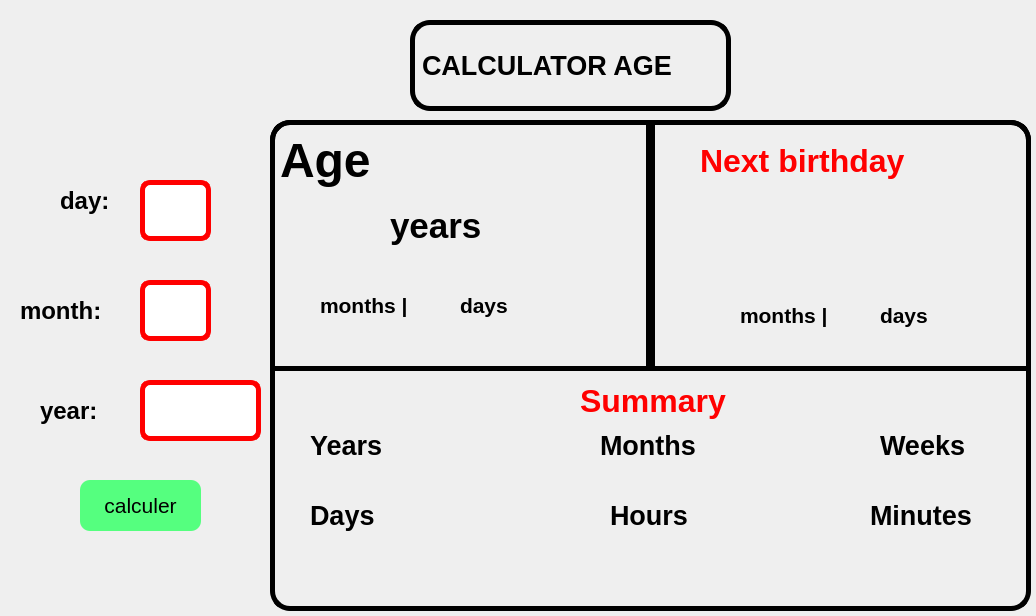
<?xml version="1.0" encoding="UTF-8"?>
<ui version="4.0">
 <class>Form</class>
 <widget class="QWidget" name="Form">
  <property name="geometry">
   <rect>
    <x>0</x>
    <y>0</y>
    <width>1036</width>
    <height>616</height>
   </rect>
  </property>
  <property name="windowTitle">
   <string>Form</string>
  </property>
  <widget class="QLabel" name="bm_2">
   <property name="geometry">
    <rect>
     <x>0</x>
     <y>0</y>
     <width>1201</width>
     <height>821</height>
    </rect>
   </property>
   <property name="styleSheet">
    <string notr="true">background-image: url(:/newPrefix/czNmcy1wcml2YXRlL3Jhd3BpeGVsX2ltYWdlcy93ZWJzaXRlX2NvbnRlbnQvbHIvdjU0NmJhdGNoMy1teW50LTM0LWJhZGdld2F0ZXJjb2xvcl8xLmpwZw.webp);
border-image: url(:/newPrefix/czNmcy1wcml2YXRlL3Jhd3BpeGVsX2ltYWdlcy93ZWJzaXRlX2NvbnRlbnQvbHIvdjU0NmJhdGNoMy1teW50LTM0LWJhZGdld2F0ZXJjb2xvcl8xLmpwZw.webp);</string>
   </property>
   <property name="frameShadow">
    <enum>QFrame::Plain</enum>
   </property>
   <property name="text">
    <string/>
   </property>
   <property name="textFormat">
    <enum>Qt::AutoText</enum>
   </property>
  </widget>
  <widget class="QLabel" name="label_2">
   <property name="geometry">
    <rect>
     <x>410</x>
     <y>20</y>
     <width>321</width>
     <height>91</height>
    </rect>
   </property>
   <property name="font">
    <font>
     <family>Nirmala UI</family>
     <pointsize>20</pointsize>
     <weight>75</weight>
     <bold>true</bold>
    </font>
   </property>
   <property name="autoFillBackground">
    <bool>false</bool>
   </property>
   <property name="styleSheet">
    <string notr="true">border:5px solid;
border-radius:20%;

</string>
   </property>
   <property name="text">
    <string>CALCULATOR AGE</string>
   </property>
  </widget>
  <widget class="QLabel" name="label_3">
   <property name="geometry">
    <rect>
     <x>60</x>
     <y>180</y>
     <width>91</width>
     <height>41</height>
    </rect>
   </property>
   <property name="font">
    <font>
     <pointsize>18</pointsize>
     <weight>75</weight>
     <bold>true</bold>
    </font>
   </property>
   <property name="text">
    <string>day:</string>
   </property>
  </widget>
  <widget class="QLineEdit" name="bd">
   <property name="geometry">
    <rect>
     <x>140</x>
     <y>180</y>
     <width>71</width>
     <height>61</height>
    </rect>
   </property>
   <property name="font">
    <font>
     <pointsize>24</pointsize>
    </font>
   </property>
   <property name="styleSheet">
    <string notr="true">border:5px solid red;
border-radius:10%;</string>
   </property>
  </widget>
  <widget class="QLabel" name="label_4">
   <property name="geometry">
    <rect>
     <x>20</x>
     <y>290</y>
     <width>111</width>
     <height>41</height>
    </rect>
   </property>
   <property name="font">
    <font>
     <pointsize>18</pointsize>
     <weight>75</weight>
     <bold>true</bold>
    </font>
   </property>
   <property name="text">
    <string>month:</string>
   </property>
  </widget>
  <widget class="QLineEdit" name="bm">
   <property name="geometry">
    <rect>
     <x>140</x>
     <y>280</y>
     <width>71</width>
     <height>61</height>
    </rect>
   </property>
   <property name="font">
    <font>
     <pointsize>24</pointsize>
    </font>
   </property>
   <property name="styleSheet">
    <string notr="true">border:5px solid red;
border-radius:10%;</string>
   </property>
  </widget>
  <widget class="QLabel" name="label_5">
   <property name="geometry">
    <rect>
     <x>40</x>
     <y>390</y>
     <width>111</width>
     <height>41</height>
    </rect>
   </property>
   <property name="font">
    <font>
     <pointsize>18</pointsize>
     <weight>75</weight>
     <bold>true</bold>
    </font>
   </property>
   <property name="text">
    <string>year:</string>
   </property>
  </widget>
  <widget class="QLineEdit" name="by">
   <property name="geometry">
    <rect>
     <x>140</x>
     <y>380</y>
     <width>121</width>
     <height>61</height>
    </rect>
   </property>
   <property name="font">
    <font>
     <pointsize>24</pointsize>
    </font>
   </property>
   <property name="styleSheet">
    <string notr="true">border:5px solid red;
border-radius:10%;</string>
   </property>
  </widget>
  <widget class="QLabel" name="label_6">
   <property name="geometry">
    <rect>
     <x>270</x>
     <y>120</y>
     <width>761</width>
     <height>491</height>
    </rect>
   </property>
   <property name="styleSheet">
    <string notr="true">border:5px solid;
border-radius:20%;</string>
   </property>
   <property name="text">
    <string/>
   </property>
  </widget>
  <widget class="QLabel" name="label_7">
   <property name="geometry">
    <rect>
     <x>270</x>
     <y>120</y>
     <width>381</width>
     <height>251</height>
    </rect>
   </property>
   <property name="styleSheet">
    <string notr="true">border:5px solid;
border-top-left-radius:20%;
</string>
   </property>
   <property name="text">
    <string/>
   </property>
  </widget>
  <widget class="QLabel" name="label_8">
   <property name="geometry">
    <rect>
     <x>650</x>
     <y>120</y>
     <width>381</width>
     <height>251</height>
    </rect>
   </property>
   <property name="styleSheet">
    <string notr="true">border:5px solid;
border-top-right-radius:20%;
</string>
   </property>
   <property name="text">
    <string/>
   </property>
  </widget>
  <widget class="QLabel" name="label_9">
   <property name="geometry">
    <rect>
     <x>280</x>
     <y>130</y>
     <width>101</width>
     <height>61</height>
    </rect>
   </property>
   <property name="font">
    <font>
     <pointsize>36</pointsize>
     <weight>75</weight>
     <bold>true</bold>
    </font>
   </property>
   <property name="text">
    <string>Age</string>
   </property>
  </widget>
  <widget class="QLabel" name="ly">
   <property name="geometry">
    <rect>
     <x>290</x>
     <y>180</y>
     <width>131</width>
     <height>101</height>
    </rect>
   </property>
   <property name="font">
    <font>
     <pointsize>48</pointsize>
     <weight>75</weight>
     <bold>true</bold>
    </font>
   </property>
   <property name="styleSheet">
    <string notr="true">color: rgb(255, 0, 0);</string>
   </property>
   <property name="text">
    <string/>
   </property>
  </widget>
  <widget class="QLabel" name="label_11">
   <property name="geometry">
    <rect>
     <x>390</x>
     <y>190</y>
     <width>141</width>
     <height>71</height>
    </rect>
   </property>
   <property name="font">
    <font>
     <pointsize>26</pointsize>
     <weight>75</weight>
     <bold>true</bold>
    </font>
   </property>
   <property name="text">
    <string>years</string>
   </property>
  </widget>
  <widget class="QLabel" name="lm">
   <property name="geometry">
    <rect>
     <x>300</x>
     <y>280</y>
     <width>61</width>
     <height>51</height>
    </rect>
   </property>
   <property name="font">
    <font>
     <pointsize>22</pointsize>
     <weight>75</weight>
     <bold>true</bold>
    </font>
   </property>
   <property name="text">
    <string/>
   </property>
  </widget>
  <widget class="QLabel" name="label_13">
   <property name="geometry">
    <rect>
     <x>320</x>
     <y>270</y>
     <width>161</width>
     <height>71</height>
    </rect>
   </property>
   <property name="font">
    <font>
     <pointsize>16</pointsize>
     <weight>75</weight>
     <bold>true</bold>
    </font>
   </property>
   <property name="text">
    <string>months |</string>
   </property>
  </widget>
  <widget class="QLabel" name="ld">
   <property name="geometry">
    <rect>
     <x>420</x>
     <y>280</y>
     <width>61</width>
     <height>51</height>
    </rect>
   </property>
   <property name="font">
    <font>
     <pointsize>22</pointsize>
     <weight>75</weight>
     <bold>true</bold>
    </font>
   </property>
   <property name="text">
    <string/>
   </property>
  </widget>
  <widget class="QLabel" name="label_15">
   <property name="geometry">
    <rect>
     <x>460</x>
     <y>270</y>
     <width>161</width>
     <height>71</height>
    </rect>
   </property>
   <property name="font">
    <font>
     <pointsize>16</pointsize>
     <weight>75</weight>
     <bold>true</bold>
    </font>
   </property>
   <property name="text">
    <string>days</string>
   </property>
  </widget>
  <widget class="QLabel" name="label_10">
   <property name="geometry">
    <rect>
     <x>700</x>
     <y>110</y>
     <width>281</width>
     <height>101</height>
    </rect>
   </property>
   <property name="font">
    <font>
     <pointsize>24</pointsize>
     <weight>75</weight>
     <bold>true</bold>
    </font>
   </property>
   <property name="styleSheet">
    <string notr="true">color: rgb(255, 0, 0);</string>
   </property>
   <property name="text">
    <string>Next birthday</string>
   </property>
  </widget>
  <widget class="QLabel" name="r_months">
   <property name="geometry">
    <rect>
     <x>710</x>
     <y>290</y>
     <width>61</width>
     <height>51</height>
    </rect>
   </property>
   <property name="font">
    <font>
     <pointsize>22</pointsize>
     <weight>75</weight>
     <bold>true</bold>
    </font>
   </property>
   <property name="text">
    <string/>
   </property>
  </widget>
  <widget class="QLabel" name="label_16">
   <property name="geometry">
    <rect>
     <x>740</x>
     <y>280</y>
     <width>161</width>
     <height>71</height>
    </rect>
   </property>
   <property name="font">
    <font>
     <pointsize>16</pointsize>
     <weight>75</weight>
     <bold>true</bold>
    </font>
   </property>
   <property name="text">
    <string>months |</string>
   </property>
  </widget>
  <widget class="QLabel" name="r_days">
   <property name="geometry">
    <rect>
     <x>840</x>
     <y>290</y>
     <width>61</width>
     <height>51</height>
    </rect>
   </property>
   <property name="font">
    <font>
     <pointsize>22</pointsize>
     <weight>75</weight>
     <bold>true</bold>
    </font>
   </property>
   <property name="text">
    <string/>
   </property>
  </widget>
  <widget class="QLabel" name="label_18">
   <property name="geometry">
    <rect>
     <x>880</x>
     <y>280</y>
     <width>161</width>
     <height>71</height>
    </rect>
   </property>
   <property name="font">
    <font>
     <pointsize>16</pointsize>
     <weight>75</weight>
     <bold>true</bold>
    </font>
   </property>
   <property name="text">
    <string>days</string>
   </property>
  </widget>
  <widget class="QLabel" name="label_19">
   <property name="geometry">
    <rect>
     <x>580</x>
     <y>350</y>
     <width>281</width>
     <height>101</height>
    </rect>
   </property>
   <property name="font">
    <font>
     <pointsize>24</pointsize>
     <weight>75</weight>
     <bold>true</bold>
    </font>
   </property>
   <property name="styleSheet">
    <string notr="true">color: rgb(255, 0, 0);</string>
   </property>
   <property name="text">
    <string>Summary</string>
   </property>
  </widget>
  <widget class="QLabel" name="label_20">
   <property name="geometry">
    <rect>
     <x>310</x>
     <y>410</y>
     <width>101</width>
     <height>71</height>
    </rect>
   </property>
   <property name="font">
    <font>
     <pointsize>20</pointsize>
     <weight>75</weight>
     <bold>true</bold>
    </font>
   </property>
   <property name="text">
    <string>Years</string>
   </property>
  </widget>
  <widget class="QLabel" name="label_21">
   <property name="geometry">
    <rect>
     <x>600</x>
     <y>410</y>
     <width>131</width>
     <height>71</height>
    </rect>
   </property>
   <property name="font">
    <font>
     <pointsize>20</pointsize>
     <weight>75</weight>
     <bold>true</bold>
    </font>
   </property>
   <property name="text">
    <string>Months</string>
   </property>
  </widget>
  <widget class="QLabel" name="label_22">
   <property name="geometry">
    <rect>
     <x>880</x>
     <y>410</y>
     <width>121</width>
     <height>71</height>
    </rect>
   </property>
   <property name="font">
    <font>
     <pointsize>20</pointsize>
     <weight>75</weight>
     <bold>true</bold>
    </font>
   </property>
   <property name="text">
    <string>Weeks</string>
   </property>
  </widget>
  <widget class="QLabel" name="label_23">
   <property name="geometry">
    <rect>
     <x>870</x>
     <y>480</y>
     <width>131</width>
     <height>71</height>
    </rect>
   </property>
   <property name="font">
    <font>
     <pointsize>20</pointsize>
     <weight>75</weight>
     <bold>true</bold>
    </font>
   </property>
   <property name="text">
    <string>Minutes</string>
   </property>
  </widget>
  <widget class="QLabel" name="label_24">
   <property name="geometry">
    <rect>
     <x>610</x>
     <y>480</y>
     <width>101</width>
     <height>71</height>
    </rect>
   </property>
   <property name="font">
    <font>
     <pointsize>20</pointsize>
     <weight>75</weight>
     <bold>true</bold>
    </font>
   </property>
   <property name="text">
    <string>Hours</string>
   </property>
  </widget>
  <widget class="QLabel" name="label_25">
   <property name="geometry">
    <rect>
     <x>310</x>
     <y>480</y>
     <width>101</width>
     <height>71</height>
    </rect>
   </property>
   <property name="font">
    <font>
     <pointsize>20</pointsize>
     <weight>75</weight>
     <bold>true</bold>
    </font>
   </property>
   <property name="text">
    <string>Days</string>
   </property>
  </widget>
  <widget class="QLabel" name="sy">
   <property name="geometry">
    <rect>
     <x>320</x>
     <y>450</y>
     <width>91</width>
     <height>51</height>
    </rect>
   </property>
   <property name="font">
    <font>
     <pointsize>22</pointsize>
     <weight>75</weight>
     <bold>true</bold>
    </font>
   </property>
   <property name="styleSheet">
    <string notr="true">
color: rgb(0, 0, 255);</string>
   </property>
   <property name="text">
    <string/>
   </property>
  </widget>
  <widget class="QLabel" name="sm">
   <property name="geometry">
    <rect>
     <x>630</x>
     <y>460</y>
     <width>91</width>
     <height>51</height>
    </rect>
   </property>
   <property name="font">
    <font>
     <pointsize>22</pointsize>
     <weight>75</weight>
     <bold>true</bold>
    </font>
   </property>
   <property name="styleSheet">
    <string notr="true">
color: rgb(0, 0, 255);</string>
   </property>
   <property name="text">
    <string/>
   </property>
  </widget>
  <widget class="QLabel" name="sw">
   <property name="geometry">
    <rect>
     <x>880</x>
     <y>460</y>
     <width>141</width>
     <height>51</height>
    </rect>
   </property>
   <property name="font">
    <font>
     <pointsize>22</pointsize>
     <weight>75</weight>
     <bold>true</bold>
    </font>
   </property>
   <property name="styleSheet">
    <string notr="true">
color: rgb(0, 0, 255);</string>
   </property>
   <property name="text">
    <string/>
   </property>
  </widget>
  <widget class="QLabel" name="sd">
   <property name="geometry">
    <rect>
     <x>300</x>
     <y>530</y>
     <width>151</width>
     <height>51</height>
    </rect>
   </property>
   <property name="font">
    <font>
     <pointsize>22</pointsize>
     <weight>75</weight>
     <bold>true</bold>
    </font>
   </property>
   <property name="styleSheet">
    <string notr="true">
color: rgb(0, 0, 255);</string>
   </property>
   <property name="text">
    <string/>
   </property>
  </widget>
  <widget class="QLabel" name="sh">
   <property name="geometry">
    <rect>
     <x>590</x>
     <y>530</y>
     <width>191</width>
     <height>51</height>
    </rect>
   </property>
   <property name="font">
    <font>
     <pointsize>22</pointsize>
     <weight>75</weight>
     <bold>true</bold>
    </font>
   </property>
   <property name="styleSheet">
    <string notr="true">
color: rgb(0, 0, 255);</string>
   </property>
   <property name="text">
    <string/>
   </property>
  </widget>
  <widget class="QLabel" name="smi">
   <property name="geometry">
    <rect>
     <x>850</x>
     <y>530</y>
     <width>191</width>
     <height>51</height>
    </rect>
   </property>
   <property name="font">
    <font>
     <pointsize>18</pointsize>
     <weight>75</weight>
     <bold>true</bold>
    </font>
   </property>
   <property name="styleSheet">
    <string notr="true">
color: rgb(0, 0, 255);</string>
   </property>
   <property name="text">
    <string/>
   </property>
  </widget>
  <widget class="QPushButton" name="calculer">
   <property name="geometry">
    <rect>
     <x>80</x>
     <y>480</y>
     <width>121</width>
     <height>51</height>
    </rect>
   </property>
   <property name="font">
    <font>
     <pointsize>16</pointsize>
     <weight>50</weight>
     <bold>false</bold>
    </font>
   </property>
   <property name="styleSheet">
    <string notr="true">background-color: rgb(85, 255, 127);
border-radius:10px;</string>
   </property>
   <property name="text">
    <string>calculer</string>
   </property>
  </widget>
  <widget class="QLabel" name="label">
   <property name="geometry">
    <rect>
     <x>740</x>
     <y>170</y>
     <width>161</width>
     <height>131</height>
    </rect>
   </property>
   <property name="styleSheet">
    <string notr="true">image: url(:/newPrefix/download-removebg-preview.png);</string>
   </property>
   <property name="text">
    <string/>
   </property>
  </widget>
 </widget>
 <resources>
  <include location="m.qrc"/>
 </resources>
 <connections/>
</ui>
